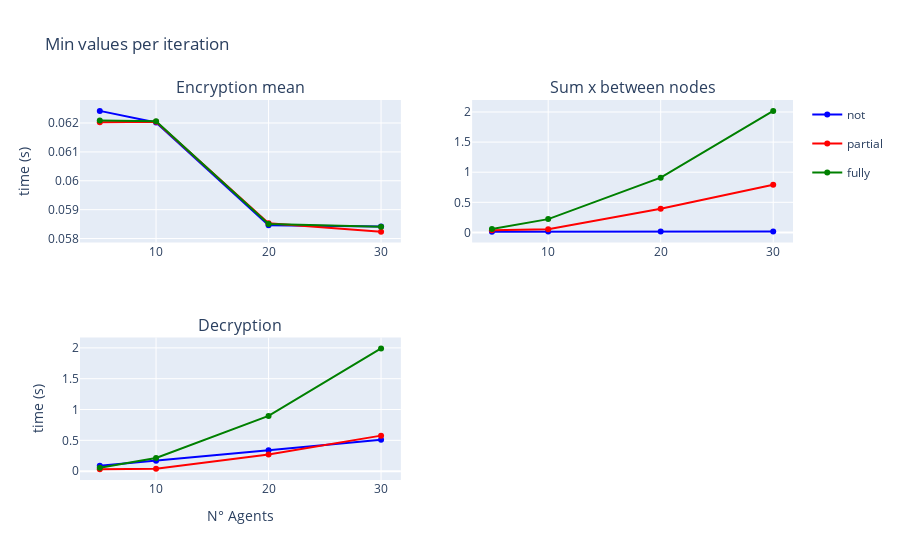

The notebook cell this image was saved under:
### Markdown cell above
### Components - Min time per iteration

### Code cell
fig = make_subplots(rows=2, cols=2, subplot_titles=("Encryption mean", "Sum x between nodes", "Decryption"))
fig.add_trace(go.Scatter(x=to_plot_enc_min.index, y=to_plot_enc_min['not'], name='not', legendgroup='not', line=dict(color='blue')), row=1, col=1)
fig.add_trace(go.Scatter(x=to_plot_enc_min.index, y=to_plot_enc_min['partial'], name = 'partial', legendgroup='partial', line=dict(color='red')), row=1, col=1)
fig.add_trace(go.Scatter(x=to_plot_enc_min.index, y=to_plot_enc_min['fully'], name='fully', legendgroup='fully', line=dict(color='green')), row=1, col=1)

fig.add_trace(go.Scatter(x=to_plot_sum_min.index, y=to_plot_sum_min['not'], name='not', legendgroup='not', line=dict(color='blue'), showlegend=False), row=1, col=2)
fig.add_trace(go.Scatter(x=to_plot_sum_min.index, y=to_plot_sum_min['partial'], name='partial', legendgroup='partial', line=dict(color='red'), showlegend=False), row=1, col=2)
fig.add_trace(go.Scatter(x=to_plot_sum_min.index, y=to_plot_sum_min['fully'], name='fully', legendgroup='fully', line=dict(color='green'), showlegend=False), row=1, col=2)

fig.add_trace(go.Scatter(x=to_plot_dec.index, y=to_plot_dec['not'], name='not', legendgroup='not', line=dict(color='blue'), showlegend=False), row=2, col=1)
fig.add_trace(go.Scatter(x=to_plot_dec.index, y=to_plot_dec['partial'], name='partial', legendgroup='partial', line=dict(color='red'), showlegend=False), row=2, col=1)
fig.add_trace(go.Scatter(x=to_plot_dec.index, y=to_plot_dec['fully'], name='fully', legendgroup='fully', line=dict(color='green'), showlegend=False), row=2, col=1)

fig.update_yaxes(title_text="time (s)", row=1, col=1)
fig.update_yaxes(title_text="time (s)", row=2, col=1)
fig.update_xaxes(title_text="N° Agents", row=2, col=1)
fig.update_xaxes(title_text="N° Agents", row=2, col=2)

fig.update_layout(title='Min values per iteration')

fig.show()

### Figure 1 — Plotly figure (JSON) as saved in the notebook; plotly's stock layout.template omitted (floating-point values rounded to 4 significant figures)
{"data": [{"legendgroup": "not", "line": {"color": "blue"}, "name": "not", "type": "scatter", "x": [5, 10, 20, 30], "xaxis": "x", "y": [0.06242, 0.06202, 0.05846, 0.05842], "yaxis": "y"}, {"legendgroup": "partial", "line": {"color": "red"}, "name": "partial", "type": "scatter", "x": [5, 10, 20, 30], "xaxis": "x", "y": [0.06203, 0.06204, 0.05853, 0.05824], "yaxis": "y"}, {"legendgroup": "fully", "line": {"color": "green"}, "name": "fully", "type": "scatter", "x": [5, 10, 20, 30], "xaxis": "x", "y": [0.06209, 0.06206, 0.0585, 0.05841], "yaxis": "y"}, {"legendgroup": "not", "line": {"color": "blue"}, "name": "not", "showlegend": false, "type": "scatter", "x": [5, 10, 20, 30], "xaxis": "x2", "y": [0.01282, 0.01303, 0.01313, 0.01495], "yaxis": "y2"}, {"legendgroup": "partial", "line": {"color": "red"}, "name": "partial", "showlegend": false, "type": "scatter", "x": [5, 10, 20, 30], "xaxis": "x2", "y": [0.03689, 0.05376, 0.3933, 0.7931], "yaxis": "y2"}, {"legendgroup": "fully", "line": {"color": "green"}, "name": "fully", "showlegend": false, "type": "scatter", "x": [5, 10, 20, 30], "xaxis": "x2", "y": [0.05687, 0.2207, 0.9092, 2.019], "yaxis": "y2"}, {"legendgroup": "not", "line": {"color": "blue"}, "name": "not", "showlegend": false, "type": "scatter", "x": [5, 10, 20, 30], "xaxis": "x3", "y": [0.08776, 0.1692, 0.3399, 0.5077], "yaxis": "y3"}, {"legendgroup": "partial", "line": {"color": "red"}, "name": "partial", "showlegend": false, "type": "scatter", "x": [5, 10, 20, 30], "xaxis": "x3", "y": [0.03305, 0.04106, 0.2697, 0.5764], "yaxis": "y3"}, {"legendgroup": "fully", "line": {"color": "green"}, "name": "fully", "showlegend": false, "type": "scatter", "x": [5, 10, 20, 30], "xaxis": "x3", "y": [0.0549, 0.2131, 0.8966, 1.992], "yaxis": "y3"}], "layout": {"annotations": [{"font": {"size": 16}, "showarrow": false, "text": "Encryption mean", "x": 0.225, "xanchor": "center", "xref": "paper", "y": 1, "yanchor": "bottom", "yref": "paper"}, {"font": {"size": 16}, "showarrow": false, "text": "Sum x between nodes", "x": 0.775, "xanchor": "center", "xref": "paper", "y": 1, "yanchor": "bottom", "yref": "paper"}, {"font": {"size": 16}, "showarrow": false, "text": "Decryption", "x": 0.225, "xanchor": "center", "xref": "paper", "y": 0.375, "yanchor": "bottom", "yref": "paper"}], "title": {"text": "Min values per iteration"}, "xaxis": {"anchor": "y", "domain": [0, 0.45]}, "xaxis2": {"anchor": "y2", "domain": [0.55, 1]}, "xaxis3": {"anchor": "y3", "domain": [0, 0.45], "title": {"text": "N° Agents"}}, "xaxis4": {"anchor": "y4", "domain": [0.55, 1], "title": {"text": "N° Agents"}}, "yaxis": {"anchor": "x", "domain": [0.625, 1], "title": {"text": "time (s)"}}, "yaxis2": {"anchor": "x2", "domain": [0.625, 1]}, "yaxis3": {"anchor": "x3", "domain": [0, 0.375], "title": {"text": "time (s)"}}, "yaxis4": {"anchor": "x4", "domain": [0, 0.375]}}}
